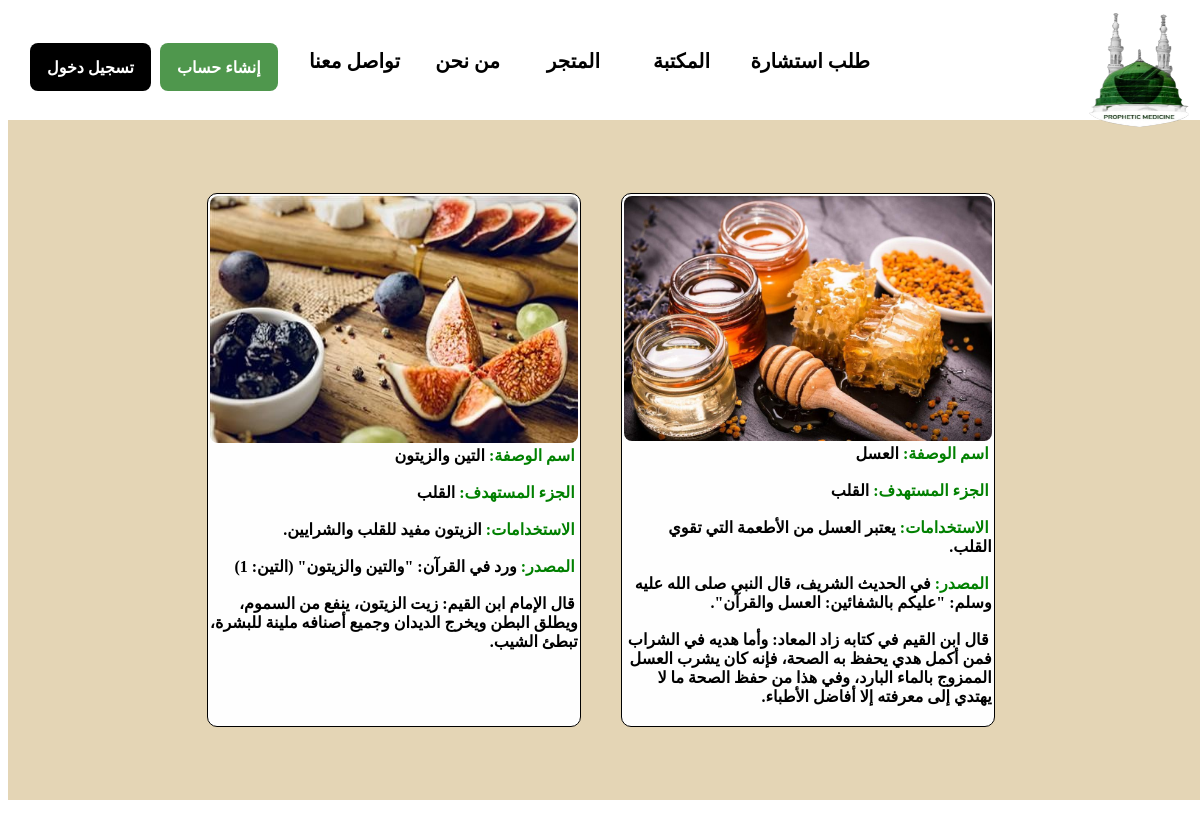
Page /pages/Body_Prescription.php?ID=3 on the committed database.
### tables this page shows
CREATE TABLE `body` (
  `ID` int(11) NOT NULL,
  `PrescriptionID` varchar(100) NOT NULL,
  `Title` varchar(100) NOT NULL,
  `TreatmentName` varchar(100) NOT NULL,
  `Uses` varchar(300) NOT NULL,
  `Source` varchar(500) NOT NULL,
  `IbnQayyim` varchar(300) NOT NULL,
  `Path` varchar(200) NOT NULL
);

### pages/Body_Prescription.php (the view, shortened to what this page needs)
<html dir="rtl">
  <head>
    <link rel="stylesheet" href="../css/style.css">
  </head>
  <body>
    <div class="homePage">
      <div class="nav">
        <div>
          <a href="Index.php" target="_self"><img class="logo" src="../imgs/logo.png" alt="Something Wrong!"/></a>
        </div>
        <div class="Medicine"><a href="Medicine.php">المكتبة</a></div>
        <div class="Shop"><a href="Shop.php">المتجر</a></div>
        <div class="About_Us"><a href="About_Us.php">من نحن</a></div>
        <div class="Contact_Us"><a href="Contact_Us.php">تواصل معنا</a></div>
        <?php
            if(!empty($_SESSION['Type'])){
		    ?>
              <div class="Consultation"><a href="Consultation.php">طلب استشارة</a></div>
					    <div class="logout">
            		<div class="sub_logout"><a class="link" href="logout.php">تسجيل خروج</a></div>
          		</div>
		    <?php
				    }
				    else{
		    ?>
              <div class="consultation"><a href="Create_Account.php">طلب استشارة</a></div>
              <div class="login">
                <div class="sub_login"><a class="link" href="Sign_in.php">تسجيل دخول</a></div>
              </div>
              <div class="create_account">
                <div class="sub_create_account"><a class="link" href="Create_Account.php">إنشاء حساب</a></div>
              </div>
		    <?php
					  }
		    ?>
      </div>
      <br><br><br><br>
    <section class="main">
      <div class="content">
        <?php
        	$ID=$_GET['ID'];
          $DB_Conn=mysqli_connect("localhost","root","","prophetic") or die(mysqli_error($DB_Conn));
          $Check_Medicine=mysqli_query($DB_Conn,"select * from body where PrescriptionID=$ID") or die(mysqli_error($DB_Conn));
          while($Result=mysqli_fetch_array($Check_Medicine))
          {
        ?>
            <div class="Medicine-Card">
              <div class="Medicine-Image">
        <?php
                echo"<img src='".$Result['Path']."'alt='No Image'>";
        ?>
              </div>
              <strong class="Medicine-Details">
        <?php
                echo "<span>".'اسم الوصفة:'."</span>".$Result['TreatmentName']."</br>"."</br>";
                echo "<span>".'الجزء المستهدف:'."</span>".$Result['Title']."</br>"."</br>";
                echo "<span>".'الاستخدامات:'."</span>".$Result['Uses']."</br>"."</br>";
                echo "<span>".'المصدر:'."</span>".$Result['Source']."</br>"."</br>";
                echo "<span>".' '."</span>".$Result['IbnQayyim']."</br>"."</br>";
        ?>
              </strong>
            </div>
        <?php
          }
        ?>
      </div>
    </section>
  </body>
</html>

### css/style.css (style rules this page uses)
.homePage { width: 100%; height: 100%; position: absolute; background: rgb(255, 255, 255); }
.logo { width: 120px; height: 170px; right: 100px; top: -35px; }
.Nav { width: 100%; height: 112px; top:-30px; position: absolute; }
.Consultation { right: 330px; }
.Medicine { right: 490px; }
.Shop { right: 600px; }
.About_Us { right: 700px; }
.Contact_Us { right: 800px; }
.Consultation, .Medicine, .Shop, .About_Us, .Contact_Us { top: 70px; position: absolute; text-align: center; color: black; font-size: 20px; font-weight: 400; line-height: 26px; word-wrap: break-word; font-weight: bold; }
a { text-decoration: none; color: #000000; }
.link { text-decoration: none; color: #ffffff; }
.login { padding: 13.50px 17px 13.50px 17px; left: 30px; top: 65px; position: absolute; background: black; border-radius: 8px; overflow: hidden; justify-content: center; align-items: center; display: inline-flex; }
.sub_login { text-align: center; color: rgb(255, 255, 255); font-size: 16px; font-family: Inter; font-weight: 600; line-height: 20.80px; word-wrap: break-word; }
.Create_Account { padding: 13.50px 17px 13.50px 17px; left: 160px; top: 65px; position: absolute; background: #4f974d; border-radius: 8px; overflow: hidden; justify-content: center; align-items: center; display: inline-flex; }
.sub_create_account { text-align: center; color: white; font-size: 16px; font-family: Inter; font-weight: 600; line-height: 20.80px; word-wrap: break-word; }
.main { width: 99.9%; min-height: 85vh; display: flex; align-items: center; justify-content: center; background-color:#E4D5B5; margin-top: 40px; }
.content { display: flex; justify-content: center; flex-direction: row; flex-wrap: wrap; }
.Medicine-Card { background-color:rgb(254, 254, 254); border: 1px solid; height: auto; width: 23em; overflow: hidden; border-radius: 10px; margin: 20px; transition: 0.7s ease; padding: 2px; }
.Medicine-Image img { width: 100%; height: auto; border-radius: 8px; margin-bottom: 3px; }
.Medicine-Details { margin: 10px 0 10px; text-align: justify; text-justify: inter-word; }
.Medicine-Details span { text-align: justify; font-weight: bold; padding-right: 3px; color: green; }

### rows in the picture
body: Path (picture), TreatmentName "العسل", Title "القلب", Uses "يعتبر العسل من الأطعمة التي تقوي القلب.", Source "في الحديث الشريف، قال النبي صلى الله عليه وسلم: \"عليكم بالشفائين: العسل والقرآن\".", IbnQayyim "قال ابن القيم في كتابه زاد المعاد: وأما هديه في الشراب فمن أكمل هدي يحفظ به الصحة، فإنه كان يشرب العسل الممزوج بالماء البارد، وفي هذا من حفظ الصحة ما لا يهتدي إلى معرفته إلا أفاضل الأطباء."
body: Path (picture), TreatmentName "التين والزيتون", Title "القلب", Uses "الزيتون مفيد للقلب والشرايين.", IbnQayyim "قال الإمام ابن القيم: زيت الزيتون، ينفع من السموم، ويطلق البطن ويخرج الديدان وجميع أصنافه ملينة للبشرة، تبطئ الشيب."
